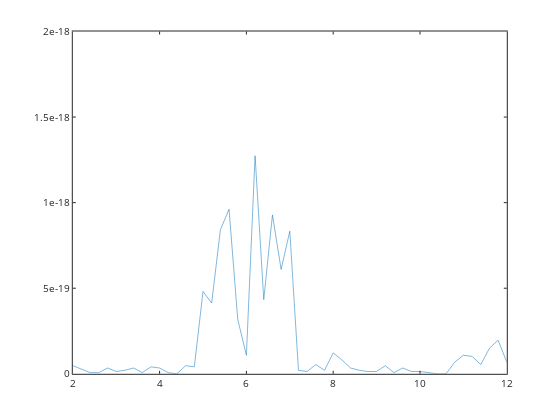

Write notebook code for a chart like this one.
### Code cell
plot(pH,MASSERR)

### Figure 1 — Plotly figure (JSON) as saved in the notebook; plotly's stock layout.template omitted (floating-point values rounded to 4 significant figures)
{"data": [{"line": {"color": "rgb(0,113,188)", "dash": "solid", "width": 0.5}, "marker": {"color": "rgb(0,113,188)", "line": {"color": "rgb(0,113,188)"}, "size": 6, "symbol": "none"}, "mode": "lines", "name": "", "showlegend": false, "type": "scatter", "visibility": true, "x": [2, 2.2, 2.4, 2.6, 2.8, 3, 3.2, 3.4, 3.6, 3.8, 4, 4.2, 4.4, 4.6, 4.8, 5, 5.2, 5.4, 5.6, 5.8, 6, 6.2, 6.4, 6.6, 6.8, 7, 7.2, 7.4, 7.6, 7.8, 8, 8.2, 8.4, 8.6, 8.8, 9, 9.2, 9.4, 9.6, 9.8, 10, 10.2, 10.4, 10.6, 10.8, 11, 11.2, 11.4, 11.6, 11.8, 12], "xaxis": "x", "y": [4.743e-20, 2.711e-20, 6.776e-21, 6.776e-21, 3.388e-20, 1.355e-20, 2.033e-20, 3.388e-20, 6.776e-21, 4.066e-20, 3.388e-20, 6.776e-21, 0, 4.743e-20, 4.066e-20, 4.811e-19, 4.134e-19, 8.403e-19, 9.622e-19, 3.185e-19, 1.084e-19, 1.274e-18, 4.337e-19, 9.283e-19, 6.099e-19, 8.335e-19, 2.033e-20, 1.355e-20, 5.421e-20, 2.033e-20, 1.22e-19, 8.132e-20, 3.388e-20, 2.033e-20, 1.355e-20, 1.355e-20, 4.743e-20, 6.776e-21, 3.388e-20, 1.355e-20, 1.355e-20, 6.776e-21, 0, 0, 6.776e-20, 1.084e-19, 1.016e-19, 5.421e-20, 1.491e-19, 1.965e-19, 6.776e-20], "yaxis": "y"}], "layout": {"height": 420, "hovermode": "closest", "margin": {"b": 0, "l": 0, "r": 0, "t": 0}, "plot_bgcolor": "rgba(0, 0, 0, 0)", "showlegend": false, "width": 560, "xaxis": {"anchor": "y", "autorange": false, "domain": [0.13, 0.905], "exponentformat": "none", "gridcolor": "rgba(38,38,38,0.15)", "gridwidth": 1, "linecolor": "rgb(38,38,38)", "linewidth": 1, "mirror": "ticks", "range": [2, 12], "showgrid": false, "showline": true, "side": "bottom", "spikedash": "solid", "spikemode": "across", "spikesides": false, "spikethickness": 1, "tickangle": 0, "tickcolor": "rgb(38,38,38)", "tickfont": {"color": "rgb(38,38,38)", "size": 10}, "ticklen": 3, "ticks": "inside", "ticktext": ["2", "4", "6", "8", "10", "12"], "tickvals": [2, 4, 6, 8, 10, 12], "title": {"font": {"color": "rgb(0, 0, 0)", "size": 11}, "text": ""}, "type": "linear", "visible": true, "zeroline": false}, "yaxis": {"anchor": "x", "autorange": false, "domain": [0.11, 0.925], "exponentformat": "none", "gridcolor": "rgba(38,38,38,0.15)", "gridwidth": 1, "linecolor": "rgb(38,38,38)", "linewidth": 1, "mirror": "ticks", "range": [0, 2e-18], "showgrid": false, "showline": true, "side": "left", "spikedash": "solid", "spikemode": "across", "spikesides": false, "spikethickness": 1, "tickangle": 0, "tickcolor": "rgb(38,38,38)", "tickfont": {"color": "rgb(38,38,38)", "size": 10}, "ticklen": 3, "ticks": "inside", "ticktext": ["0", "5e-19", "1e-18", "1.5e-18", "2e-18"], "tickvals": [0, 5e-19, 1e-18, 1.5e-18, 2e-18], "title": {"font": {"color": "rgb(0, 0, 0)", "size": 11}, "text": ""}, "type": "linear", "visible": true, "zeroline": false}}}
